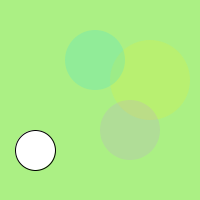
Frame 1 (no input)
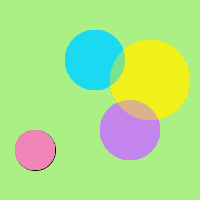
Frame 60 (the mouse pressed at the canvas centre just before this capture)
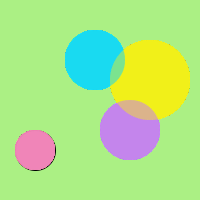
Frame 120 (the mouse held since frame 60 and released just before this capture)

The Processing sketch that drew these frames (run headless with seeded random() and noise(); from frame 60 on, the mouse is pressed at the canvas centre):

// Processing sketch: processing_181995
// ── processing_181995.pde

void setup()
{
  size (200,200); 
  smooth(); 
  background(171,240,132); 
}

void draw()
{
  ellipse(35,150,40,40);
  fill(245,237,24,45); 
  noStroke(); 
 
  ellipse(150,80,80,80);
  fill(24,215,245,45); 
  noStroke(); 
  
  ellipse(95,60,60,60);
  fill(200,132,240,45); 
  noStroke(); 
  
  ellipse(130,130,60,60);
  fill(240,132,180,45); 
  noStroke(); 

}
